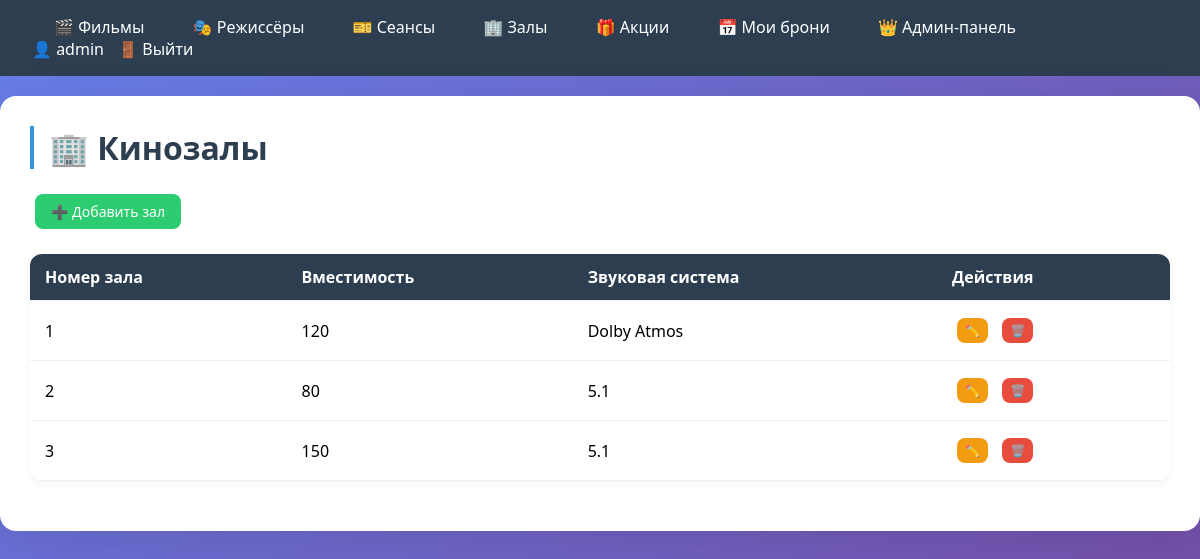
Screenshot of /halls/ (signed in) with the database file from the repository.
### cinema/models.py (models this page shows, shortened)
class User(AbstractUser):
    birth_date = models.DateField('Дата рождения', null=True, blank=True)
    groups = models.ManyToManyField(
        'auth.Group',
        verbose_name='groups',
        blank=True,
        help_text='The groups this user belongs to.',
        related_name='cinema_user_set',
        related_query_name='cinema_user',
    )
    user_permissions = models.ManyToManyField(
        'auth.Permission',
        verbose_name='user permissions',
        blank=True,
        help_text='Specific permissions for this user.',
        related_name='cinema_user_set',
        related_query_name='cinema_user',
    )
    class Meta:
        verbose_name = 'Пользователь'
        verbose_name_plural = 'Пользователи'
        swappable = 'AUTH_USER_MODEL'

class Hall(models.Model):
    number = models.IntegerField('Номер зала', unique=True)
    capacity = models.IntegerField('Вместимость')
    sound_system = models.CharField('Звуковая система', max_length=100)
    class Meta:
        verbose_name = 'Кинозал'
        verbose_name_plural = 'Кинозалы'

### cinema/views.py (the view)
# urls.py: path('halls/', views.hall_list, name='hall_list'),
def hall_list(request):
    halls = Hall.objects.all()
    return render(request, 'cinema/hall_list.html', {'halls': halls})

### cinema/templates/cinema/hall_list.html (shortened to what this page needs)
{% extends 'cinema/base.html' %}
{% block content %}
<h1>🏢 Кинозалы</h1>
{% if user.is_staff %}
    <a href="{% url 'hall_create' %}" class="btn btn-success">➕ Добавить зал</a>
{% endif %}
<table>
    <thead>
        <tr>
            <th>Номер зала</th><th>Вместимость</th><th>Звуковая система</th>
            {% if user.is_staff %}<th>Действия</th>{% endif %}
        </tr>
    </thead>
    <tbody>
        {% for hall in halls %}
        <tr>
            <td>{{ hall.number }}</td>
            <td>{{ hall.capacity }}</td>
            <td>{{ hall.sound_system }}</td>
            {% if user.is_staff %}
            <td>
                <a href="{% url 'hall_edit' hall.id %}" class="btn btn-warning" style="display: inline-block; padding: 4px 8px; font-size: 12px;">✏️</a>
                <a href="{% url 'hall_delete' hall.id %}" class="btn" style="background: #e74c3c; display: inline-block; padding: 4px 8px; font-size: 12px;" onclick="return confirm('Точно удалить зал?')">🗑️</a>
            </td>
            {% endif %}
        </tr>
        {% endfor %}
    </tbody>
</table>
{% endblock %}

### cinema/templates/cinema/base.html (shortened to what this page needs)
{% load static %}
<!DOCTYPE html>
<html lang="ru">
<head>
    <link rel="stylesheet" href="{% static 'cinema/style.css' %}">
</head>
<body>
    <nav>
        <div>
            <a href="{% url 'movie_list' %}">🎬 Фильмы</a>
            <a href="{% url 'director_list' %}">🎭 Режиссёры</a>
            <a href="{% url 'session_list' %}">🎫 Сеансы</a>
            <a href="{% url 'hall_list' %}">🏢 Залы</a>
            <a href="{% url 'promotion_list' %}">🎁 Акции</a>
            {% if user.is_authenticated %}
                <a href="{% url 'my_bookings' %}">📅 Мои брони</a>
            {% endif %}
            {% if user.is_staff %}
                <a href="{% url 'admin_panel' %}">👑 Админ-панель</a>
            {% endif %}
        </div>
        <div>
            {% if user.is_authenticated %}
                <span>👤 {{ user.username }}</span>
                <form method="post" action="{% url 'logout' %}" style="display: inline;">
                    <button type="submit">🚪 Выйти</button>
                </form>
            {% else %}
                <a href="{% url 'login' %}">🔐 Вход</a>
                <a href="{% url 'register' %}">📝 Регистрация</a>
            {% endif %}
        </div>
    </nav>
    <div class="container">
        {% block content %}{% endblock %}
    </div>
</body>
</html>

### cinema/static/cinema/style.css (style rules this page uses)
* { margin: 0; padding: 0; box-sizing: border-box; }
body { font-family: Arial, sans-serif; background: #f5f5f5; }
nav { background: #2c3e50; color: white; padding: 1rem 2rem; display: flex; justify-content: space-between; align-items: center; flex-wrap: wrap; }
nav a { color: white; text-decoration: none; margin: 0 10px; }
nav button { background: none; border: none; color: white; cursor: pointer; font: inherit; margin: 0 10px; }
.container { max-width: 1200px; margin: 20px auto; padding: 20px; background: white; border-radius: 8px; box-shadow: 0 0 10px rgba(0, 0, 0, 0.1); }
h1 { margin-bottom: 20px; color: #2c3e50; }
table { width: 100%; border-collapse: collapse; margin: 20px 0; }
th, td { padding: 12px; text-align: left; border-bottom: 1px solid #ddd; }
th { background: #2c3e50; color: white; }
.btn { display: inline-block; padding: 8px 16px; background: #3498db; color: white; text-decoration: none; border-radius: 4px; margin: 5px; border: none; cursor: pointer; font-size: 14px; }
.btn-success { background: #2ecc71; }
.btn-warning { background: #f39c12; }
a { text-decoration: none !important; }
.btn { text-decoration: none !important; }
body { font-family: 'Segoe UI', Tahoma, Geneva, Verdana, sans-serif; background: linear-gradient(135deg, #667eea 0%, #764ba2 100%); min-height: 100vh; }
a { text-decoration: none; color: #3498db; transition: all 0.3s ease; position: relative; }
nav a { color: white; font-weight: 500; padding: 8px 12px; border-radius: 8px; transition: all 0.3s ease; }
.container { max-width: 1200px; margin: 20px auto; padding: 30px; background: white; border-radius: 16px; box-shadow: 0 10px 40px rgba(0, 0, 0, 0.1); }
h1 { font-size: 2rem; color: #2c3e50; margin-bottom: 20px; border-left: 4px solid #3498db; padding-left: 15px; }
table { width: 100%; border-collapse: collapse; margin: 20px 0; border-radius: 12px; overflow: hidden; box-shadow: 0 2px 10px rgba(0, 0, 0, 0.05); }
th, td { padding: 12px 15px; text-align: left; border-bottom: 1px solid #ecf0f1; }
th { background: #2c3e50; color: white; font-weight: 600; }
.btn { display: inline-block; padding: 8px 16px; border-radius: 8px; font-size: 14px; font-weight: 500; text-align: center; cursor: pointer; transition: all 0.3s ease; border: none; background: #3498db; color: white; }

### rows the page displays
User: username "admin"
Hall: number "1", capacity "120", sound_system "Dolby Atmos"
Hall: number "2", capacity "80", sound_system "5.1"
Hall: number "3", capacity "150", sound_system "5.1"
